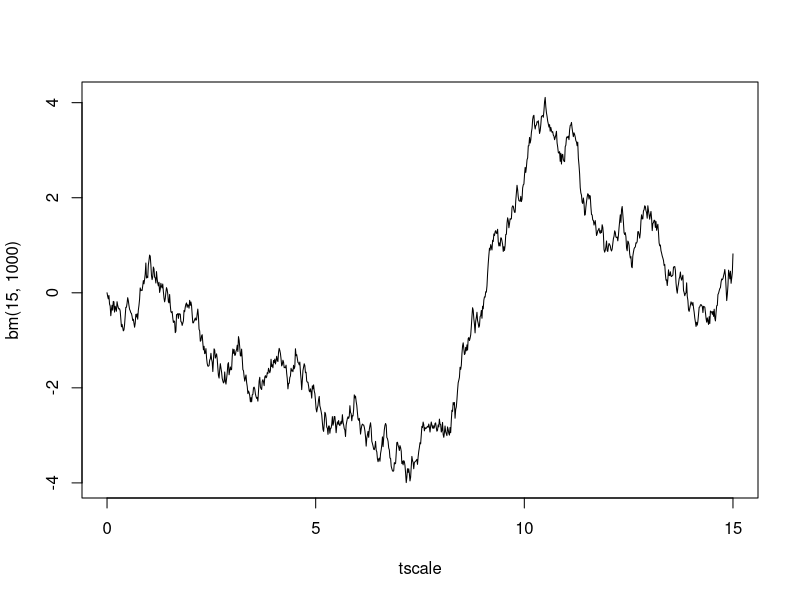

Recreate this plot in R.
##### Matrix powers ###############################
# matrixpower(mat,k) mat^k
#
matrixpower <- function(mat,k) {
  if (k == 0) return (diag(dim(mat)[1])) 
  if (k == 1) return(mat)
  if (k > 1) return( mat %*% matrixpower(mat, k-1))
}

###### Simulate discrete-time Markov chain ########################
# Simulates n steps of a Markov chain 
# markov(init,mat,n,states)
# Generates X0, ..., Xn for a Markov chain with initiial
#  distribution init and transition matrix mat
# Labels can be a character vector of states; default is 1, .... k

markov <- function(init,mat,n,labels) { 
  if (missing(labels)) labels <- 1:length(init)
  simlist <- numeric(n+1)
  states <- 1:length(init)
  simlist[1] <- sample(states,1,prob=init)
  for (i in 2:(n+1)) 
  { simlist[i] <- sample(states,1,prob=mat[simlist[i-1],]) }
  labels[simlist]
}
####################################################

####################################################
######## Build the transition matrix for random walk on n-cycle
n <- 25
r1 <- c(0,1/2,rep(0,n-3),1/2)
tmat <- matrix(0,nrow=n,ncol=n)
tmat[1,] <- r1 
for (i in 1:(n-1)) tmat[26-i,] <- r1[1 + (i:(n+i-1)) %% n]

### Start the RW on vertex 1
init <- c(1,rep(0,n-1))

sim <- markov(init,tmat,100) # 100 steps
sim
table(sim)/101 # Proportion of visited sites in first 100 steps
sim2 <- markov(init,tmat,100000) #100,000 steps
table(sim2)/100001 # Proportion of visited sites in 100,000 steps
#####################################################

### Stationary distribution of discrete-time Markov chain
###  (uses eigenvectors)
###
stationary <- function(mat) {
  x = eigen(t(mat))$vectors[,1]
  as.double(x/sum(x))
}

## Example of stationary(mat)
mat <- matrix(c(3/4,1/4,0,1/8,2/3,5/24,0,1/6,5/6),nrow=3, byrow=T)
mat
lambda <- stationary(mat)
lambda
lambda %*% mat

#####################################################
### Standard Brownian motion
### bm(t,n) generates B_0, B_{t/n}, B_{2t/n}, . . . , B_{(n-1)t/n, B_t}
###
bm <- function(t,n) {
  cumsum(c(0,rnorm(n,0,sqrt(t/n))))
}
#### Example of BM plot on [0,15]
tscale <- seq(0,15,15/1000)
plot(tscale,bm(15,1000),type="l")
